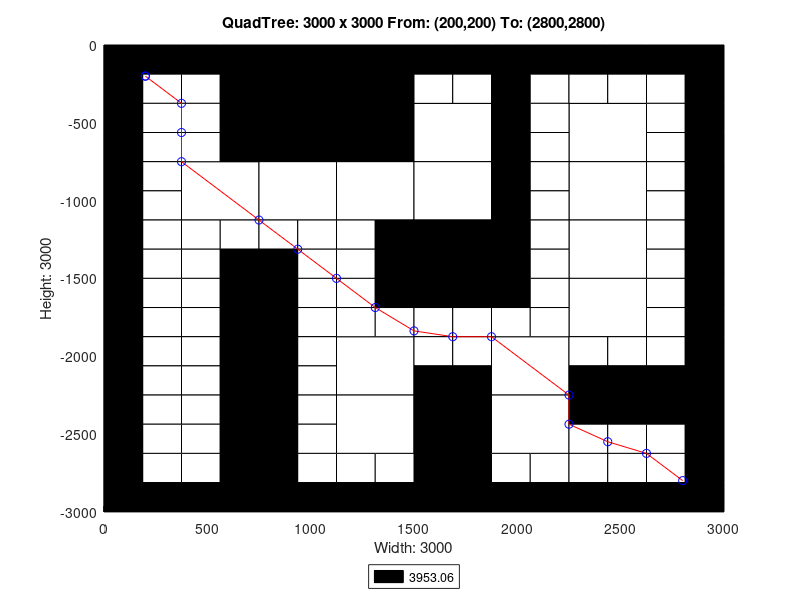

Reproduce this figure in MATLAB.
axis([0 3000 -3000 0]);
title('QuadTree: 3000 x 3000 From: (200,200) To: (2800,2800)');
xlabel('Width: 3000');
ylabel('Height: 3000');
rectangle('Position',[750 -750 750 750], 'FaceColor',[0 0 0]);
rectangle('Position',[375 -1125 375 375], 'FaceColor',[1 1 1]);
rectangle('Position',[750 -1125 375 375], 'FaceColor',[1 1 1]);
rectangle('Position',[1125 -1125 375 375], 'FaceColor',[1 1 1]);
rectangle('Position',[1500 -750 375 375], 'FaceColor',[1 1 1]);
rectangle('Position',[2250 -750 375 375], 'FaceColor',[1 1 1]);
rectangle('Position',[1500 -1125 375 375], 'FaceColor',[1 1 1]);
rectangle('Position',[1500 -1500 375 375], 'FaceColor',[0 0 0]);
rectangle('Position',[2250 -1125 375 375], 'FaceColor',[1 1 1]);
rectangle('Position',[2250 -1500 375 375], 'FaceColor',[1 1 1]);
rectangle('Position',[1125 -2250 375 375], 'FaceColor',[1 1 1]);
rectangle('Position',[1125 -2625 375 375], 'FaceColor',[1 1 1]);
rectangle('Position',[1875 -2250 375 375], 'FaceColor',[1 1 1]);
rectangle('Position',[2250 -1875 375 375], 'FaceColor',[1 1 1]);
rectangle('Position',[1500 -2625 375 375], 'FaceColor',[0 0 0]);
rectangle('Position',[1875 -2625 375 375], 'FaceColor',[1 1 1]);
rectangle('Position',[1500 -3000 375 375], 'FaceColor',[0 0 0]);
rectangle('Position',[0 -187.5 187.5 187.5], 'FaceColor',[0 0 0]);
rectangle('Position',[187.5 -187.5 187.5 187.5], 'FaceColor',[0 0 0]);
rectangle('Position',[0 -375 187.5 187.5], 'FaceColor',[0 0 0]);
rectangle('Position',[187.5 -375 187.5 187.5], 'FaceColor',[1 1 1]);
rectangle('Position',[375 -187.5 187.5 187.5], 'FaceColor',[0 0 0]);
rectangle('Position',[562.5 -187.5 187.5 187.5], 'FaceColor',[0 0 0]);
rectangle('Position',[375 -375 187.5 187.5], 'FaceColor',[1 1 1]);
rectangle('Position',[562.5 -375 187.5 187.5], 'FaceColor',[0 0 0]);
rectangle('Position',[0 -562.5 187.5 187.5], 'FaceColor',[0 0 0]);
rectangle('Position',[187.5 -562.5 187.5 187.5], 'FaceColor',[1 1 1]);
rectangle('Position',[0 -750 187.5 187.5], 'FaceColor',[0 0 0]);
rectangle('Position',[187.5 -750 187.5 187.5], 'FaceColor',[1 1 1]);
rectangle('Position',[375 -562.5 187.5 187.5], 'FaceColor',[1 1 1]);
rectangle('Position',[562.5 -562.5 187.5 187.5], 'FaceColor',[0 0 0]);
rectangle('Position',[375 -750 187.5 187.5], 'FaceColor',[1 1 1]);
rectangle('Position',[562.5 -750 187.5 187.5], 'FaceColor',[0 0 0]);
rectangle('Position',[0 -937.5 187.5 187.5], 'FaceColor',[0 0 0]);
rectangle('Position',[187.5 -937.5 187.5 187.5], 'FaceColor',[1 1 1]);
rectangle('Position',[0 -1125 187.5 187.5], 'FaceColor',[0 0 0]);
rectangle('Position',[187.5 -1125 187.5 187.5], 'FaceColor',[1 1 1]);
rectangle('Position',[0 -1312.5 187.5 187.5], 'FaceColor',[0 0 0]);
rectangle('Position',[187.5 -1312.5 187.5 187.5], 'FaceColor',[1 1 1]);
rectangle('Position',[0 -1500 187.5 187.5], 'FaceColor',[0 0 0]);
rectangle('Position',[187.5 -1500 187.5 187.5], 'FaceColor',[1 1 1]);
rectangle('Position',[375 -1312.5 187.5 187.5], 'FaceColor',[1 1 1]);
rectangle('Position',[562.5 -1312.5 187.5 187.5], 'FaceColor',[1 1 1]);
rectangle('Position',[375 -1500 187.5 187.5], 'FaceColor',[1 1 1]);
rectangle('Position',[562.5 -1500 187.5 187.5], 'FaceColor',[0 0 0]);
rectangle('Position',[750 -1312.5 187.5 187.5], 'FaceColor',[1 1 1]);
rectangle('Position',[937.5 -1312.5 187.5 187.5], 'FaceColor',[1 1 1]);
rectangle('Position',[750 -1500 187.5 187.5], 'FaceColor',[0 0 0]);
rectangle('Position',[937.5 -1500 187.5 187.5], 'FaceColor',[1 1 1]);
rectangle('Position',[1125 -1312.5 187.5 187.5], 'FaceColor',[1 1 1]);
rectangle('Position',[1312.5 -1312.5 187.5 187.5], 'FaceColor',[0 0 0]);
rectangle('Position',[1125 -1500 187.5 187.5], 'FaceColor',[1 1 1]);
rectangle('Position',[1312.5 -1500 187.5 187.5], 'FaceColor',[0 0 0]);
rectangle('Position',[1500 -187.5 187.5 187.5], 'FaceColor',[0 0 0]);
rectangle('Position',[1687.5 -187.5 187.5 187.5], 'FaceColor',[0 0 0]);
rectangle('Position',[1500 -375 187.5 187.5], 'FaceColor',[1 1 1]);
rectangle('Position',[1687.5 -375 187.5 187.5], 'FaceColor',[1 1 1]);
rectangle('Position',[1875 -187.5 187.5 187.5], 'FaceColor',[0 0 0]);
rectangle('Position',[2062.5 -187.5 187.5 187.5], 'FaceColor',[0 0 0]);
rectangle('Position',[1875 -375 187.5 187.5], 'FaceColor',[0 0 0]);
rectangle('Position',[2062.5 -375 187.5 187.5], 'FaceColor',[1 1 1]);
rectangle('Position',[1875 -562.5 187.5 187.5], 'FaceColor',[0 0 0]);
rectangle('Position',[2062.5 -562.5 187.5 187.5], 'FaceColor',[1 1 1]);
rectangle('Position',[1875 -750 187.5 187.5], 'FaceColor',[0 0 0]);
rectangle('Position',[2062.5 -750 187.5 187.5], 'FaceColor',[1 1 1]);
rectangle('Position',[2250 -187.5 187.5 187.5], 'FaceColor',[0 0 0]);
rectangle('Position',[2437.5 -187.5 187.5 187.5], 'FaceColor',[0 0 0]);
rectangle('Position',[2250 -375 187.5 187.5], 'FaceColor',[1 1 1]);
rectangle('Position',[2437.5 -375 187.5 187.5], 'FaceColor',[1 1 1]);
rectangle('Position',[2625 -187.5 187.5 187.5], 'FaceColor',[0 0 0]);
rectangle('Position',[2812.5 -187.5 187.5 187.5], 'FaceColor',[0 0 0]);
rectangle('Position',[2625 -375 187.5 187.5], 'FaceColor',[1 1 1]);
rectangle('Position',[2812.5 -375 187.5 187.5], 'FaceColor',[0 0 0]);
rectangle('Position',[2625 -562.5 187.5 187.5], 'FaceColor',[1 1 1]);
rectangle('Position',[2812.5 -562.5 187.5 187.5], 'FaceColor',[0 0 0]);
rectangle('Position',[2625 -750 187.5 187.5], 'FaceColor',[1 1 1]);
rectangle('Position',[2812.5 -750 187.5 187.5], 'FaceColor',[0 0 0]);
rectangle('Position',[1875 -937.5 187.5 187.5], 'FaceColor',[0 0 0]);
rectangle('Position',[2062.5 -937.5 187.5 187.5], 'FaceColor',[1 1 1]);
rectangle('Position',[1875 -1125 187.5 187.5], 'FaceColor',[0 0 0]);
rectangle('Position',[2062.5 -1125 187.5 187.5], 'FaceColor',[1 1 1]);
rectangle('Position',[1875 -1312.5 187.5 187.5], 'FaceColor',[0 0 0]);
rectangle('Position',[2062.5 -1312.5 187.5 187.5], 'FaceColor',[1 1 1]);
rectangle('Position',[1875 -1500 187.5 187.5], 'FaceColor',[0 0 0]);
rectangle('Position',[2062.5 -1500 187.5 187.5], 'FaceColor',[1 1 1]);
rectangle('Position',[2625 -937.5 187.5 187.5], 'FaceColor',[1 1 1]);
rectangle('Position',[2812.5 -937.5 187.5 187.5], 'FaceColor',[0 0 0]);
rectangle('Position',[2625 -1125 187.5 187.5], 'FaceColor',[1 1 1]);
rectangle('Position',[2812.5 -1125 187.5 187.5], 'FaceColor',[0 0 0]);
rectangle('Position',[2625 -1312.5 187.5 187.5], 'FaceColor',[1 1 1]);
rectangle('Position',[2812.5 -1312.5 187.5 187.5], 'FaceColor',[0 0 0]);
rectangle('Position',[2625 -1500 187.5 187.5], 'FaceColor',[1 1 1]);
rectangle('Position',[2812.5 -1500 187.5 187.5], 'FaceColor',[0 0 0]);
rectangle('Position',[0 -1687.5 187.5 187.5], 'FaceColor',[0 0 0]);
rectangle('Position',[187.5 -1687.5 187.5 187.5], 'FaceColor',[1 1 1]);
rectangle('Position',[0 -1875 187.5 187.5], 'FaceColor',[0 0 0]);
rectangle('Position',[187.5 -1875 187.5 187.5], 'FaceColor',[1 1 1]);
rectangle('Position',[375 -1687.5 187.5 187.5], 'FaceColor',[1 1 1]);
rectangle('Position',[562.5 -1687.5 187.5 187.5], 'FaceColor',[0 0 0]);
rectangle('Position',[375 -1875 187.5 187.5], 'FaceColor',[1 1 1]);
rectangle('Position',[562.5 -1875 187.5 187.5], 'FaceColor',[0 0 0]);
rectangle('Position',[0 -2062.5 187.5 187.5], 'FaceColor',[0 0 0]);
rectangle('Position',[187.5 -2062.5 187.5 187.5], 'FaceColor',[1 1 1]);
rectangle('Position',[0 -2250 187.5 187.5], 'FaceColor',[0 0 0]);
rectangle('Position',[187.5 -2250 187.5 187.5], 'FaceColor',[1 1 1]);
rectangle('Position',[375 -2062.5 187.5 187.5], 'FaceColor',[1 1 1]);
rectangle('Position',[562.5 -2062.5 187.5 187.5], 'FaceColor',[0 0 0]);
rectangle('Position',[375 -2250 187.5 187.5], 'FaceColor',[1 1 1]);
rectangle('Position',[562.5 -2250 187.5 187.5], 'FaceColor',[0 0 0]);
rectangle('Position',[750 -1687.5 187.5 187.5], 'FaceColor',[0 0 0]);
rectangle('Position',[937.5 -1687.5 187.5 187.5], 'FaceColor',[1 1 1]);
rectangle('Position',[750 -1875 187.5 187.5], 'FaceColor',[0 0 0]);
rectangle('Position',[937.5 -1875 187.5 187.5], 'FaceColor',[1 1 1]);
rectangle('Position',[1125 -1687.5 187.5 187.5], 'FaceColor',[1 1 1]);
rectangle('Position',[1312.5 -1687.5 187.5 187.5], 'FaceColor',[0 0 0]);
rectangle('Position',[1125 -1875 187.5 187.5], 'FaceColor',[1 1 1]);
rectangle('Position',[1312.5 -1875 187.5 187.5], 'FaceColor',[1 1 1]);
rectangle('Position',[750 -2062.5 187.5 187.5], 'FaceColor',[0 0 0]);
rectangle('Position',[937.5 -2062.5 187.5 187.5], 'FaceColor',[1 1 1]);
rectangle('Position',[750 -2250 187.5 187.5], 'FaceColor',[0 0 0]);
rectangle('Position',[937.5 -2250 187.5 187.5], 'FaceColor',[1 1 1]);
rectangle('Position',[0 -2437.5 187.5 187.5], 'FaceColor',[0 0 0]);
rectangle('Position',[187.5 -2437.5 187.5 187.5], 'FaceColor',[1 1 1]);
rectangle('Position',[0 -2625 187.5 187.5], 'FaceColor',[0 0 0]);
rectangle('Position',[187.5 -2625 187.5 187.5], 'FaceColor',[1 1 1]);
rectangle('Position',[375 -2437.5 187.5 187.5], 'FaceColor',[1 1 1]);
rectangle('Position',[562.5 -2437.5 187.5 187.5], 'FaceColor',[0 0 0]);
rectangle('Position',[375 -2625 187.5 187.5], 'FaceColor',[1 1 1]);
rectangle('Position',[562.5 -2625 187.5 187.5], 'FaceColor',[0 0 0]);
rectangle('Position',[0 -2812.5 187.5 187.5], 'FaceColor',[0 0 0]);
rectangle('Position',[187.5 -2812.5 187.5 187.5], 'FaceColor',[1 1 1]);
rectangle('Position',[0 -3000 187.5 187.5], 'FaceColor',[0 0 0]);
rectangle('Position',[187.5 -3000 187.5 187.5], 'FaceColor',[0 0 0]);
rectangle('Position',[375 -2812.5 187.5 187.5], 'FaceColor',[1 1 1]);
rectangle('Position',[562.5 -2812.5 187.5 187.5], 'FaceColor',[0 0 0]);
rectangle('Position',[375 -3000 187.5 187.5], 'FaceColor',[0 0 0]);
rectangle('Position',[562.5 -3000 187.5 187.5], 'FaceColor',[0 0 0]);
rectangle('Position',[750 -2437.5 187.5 187.5], 'FaceColor',[0 0 0]);
rectangle('Position',[937.5 -2437.5 187.5 187.5], 'FaceColor',[1 1 1]);
rectangle('Position',[750 -2625 187.5 187.5], 'FaceColor',[0 0 0]);
rectangle('Position',[937.5 -2625 187.5 187.5], 'FaceColor',[1 1 1]);
rectangle('Position',[750 -2812.5 187.5 187.5], 'FaceColor',[0 0 0]);
rectangle('Position',[937.5 -2812.5 187.5 187.5], 'FaceColor',[1 1 1]);
rectangle('Position',[750 -3000 187.5 187.5], 'FaceColor',[0 0 0]);
rectangle('Position',[937.5 -3000 187.5 187.5], 'FaceColor',[0 0 0]);
rectangle('Position',[1125 -2812.5 187.5 187.5], 'FaceColor',[1 1 1]);
rectangle('Position',[1312.5 -2812.5 187.5 187.5], 'FaceColor',[1 1 1]);
rectangle('Position',[1125 -3000 187.5 187.5], 'FaceColor',[0 0 0]);
rectangle('Position',[1312.5 -3000 187.5 187.5], 'FaceColor',[0 0 0]);
rectangle('Position',[1500 -1687.5 187.5 187.5], 'FaceColor',[0 0 0]);
rectangle('Position',[1687.5 -1687.5 187.5 187.5], 'FaceColor',[0 0 0]);
rectangle('Position',[1500 -1875 187.5 187.5], 'FaceColor',[1 1 1]);
rectangle('Position',[1687.5 -1875 187.5 187.5], 'FaceColor',[1 1 1]);
rectangle('Position',[1875 -1687.5 187.5 187.5], 'FaceColor',[0 0 0]);
rectangle('Position',[2062.5 -1687.5 187.5 187.5], 'FaceColor',[1 1 1]);
rectangle('Position',[1875 -1875 187.5 187.5], 'FaceColor',[1 1 1]);
rectangle('Position',[2062.5 -1875 187.5 187.5], 'FaceColor',[1 1 1]);
rectangle('Position',[1500 -2062.5 187.5 187.5], 'FaceColor',[1 1 1]);
rectangle('Position',[1687.5 -2062.5 187.5 187.5], 'FaceColor',[1 1 1]);
rectangle('Position',[1500 -2250 187.5 187.5], 'FaceColor',[0 0 0]);
rectangle('Position',[1687.5 -2250 187.5 187.5], 'FaceColor',[0 0 0]);
rectangle('Position',[2625 -1687.5 187.5 187.5], 'FaceColor',[1 1 1]);
rectangle('Position',[2812.5 -1687.5 187.5 187.5], 'FaceColor',[0 0 0]);
rectangle('Position',[2625 -1875 187.5 187.5], 'FaceColor',[1 1 1]);
rectangle('Position',[2812.5 -1875 187.5 187.5], 'FaceColor',[0 0 0]);
rectangle('Position',[2250 -2062.5 187.5 187.5], 'FaceColor',[1 1 1]);
rectangle('Position',[2437.5 -2062.5 187.5 187.5], 'FaceColor',[1 1 1]);
rectangle('Position',[2250 -2250 187.5 187.5], 'FaceColor',[0 0 0]);
rectangle('Position',[2437.5 -2250 187.5 187.5], 'FaceColor',[0 0 0]);
rectangle('Position',[2625 -2062.5 187.5 187.5], 'FaceColor',[1 1 1]);
rectangle('Position',[2812.5 -2062.5 187.5 187.5], 'FaceColor',[0 0 0]);
rectangle('Position',[2625 -2250 187.5 187.5], 'FaceColor',[0 0 0]);
rectangle('Position',[2812.5 -2250 187.5 187.5], 'FaceColor',[0 0 0]);
rectangle('Position',[1875 -2812.5 187.5 187.5], 'FaceColor',[1 1 1]);
rectangle('Position',[2062.5 -2812.5 187.5 187.5], 'FaceColor',[1 1 1]);
rectangle('Position',[1875 -3000 187.5 187.5], 'FaceColor',[0 0 0]);
rectangle('Position',[2062.5 -3000 187.5 187.5], 'FaceColor',[0 0 0]);
rectangle('Position',[2250 -2437.5 187.5 187.5], 'FaceColor',[0 0 0]);
rectangle('Position',[2437.5 -2437.5 187.5 187.5], 'FaceColor',[0 0 0]);
rectangle('Position',[2250 -2625 187.5 187.5], 'FaceColor',[1 1 1]);
rectangle('Position',[2437.5 -2625 187.5 187.5], 'FaceColor',[1 1 1]);
rectangle('Position',[2625 -2437.5 187.5 187.5], 'FaceColor',[0 0 0]);
rectangle('Position',[2812.5 -2437.5 187.5 187.5], 'FaceColor',[0 0 0]);
rectangle('Position',[2625 -2625 187.5 187.5], 'FaceColor',[1 1 1]);
rectangle('Position',[2812.5 -2625 187.5 187.5], 'FaceColor',[0 0 0]);
rectangle('Position',[2250 -2812.5 187.5 187.5], 'FaceColor',[1 1 1]);
rectangle('Position',[2437.5 -2812.5 187.5 187.5], 'FaceColor',[1 1 1]);
rectangle('Position',[2250 -3000 187.5 187.5], 'FaceColor',[0 0 0]);
rectangle('Position',[2437.5 -3000 187.5 187.5], 'FaceColor',[0 0 0]);
rectangle('Position',[2625 -2812.5 187.5 187.5], 'FaceColor',[1 1 1]);
rectangle('Position',[2812.5 -2812.5 187.5 187.5], 'FaceColor',[0 0 0]);
rectangle('Position',[2625 -3000 187.5 187.5], 'FaceColor',[0 0 0]);
rectangle('Position',[2812.5 -3000 187.5 187.5], 'FaceColor',[0 0 0]);
X=[2800,2625,2437.5,2250,2250,1875,1687.5,1500,1312.5,1125,937.5,750,375,375,375,200,200];
Y=[-2800,-2625,-2550,-2437.5,-2250,-1875,-1875,-1837.5,-1687.5,-1500,-1312.5,-1125,-750,-562.5,-375,-200,-200];
hold on;
plot(X,Y,'r');
plot(X,Y,'bo');
legend('3953.06','Location','southoutside');
